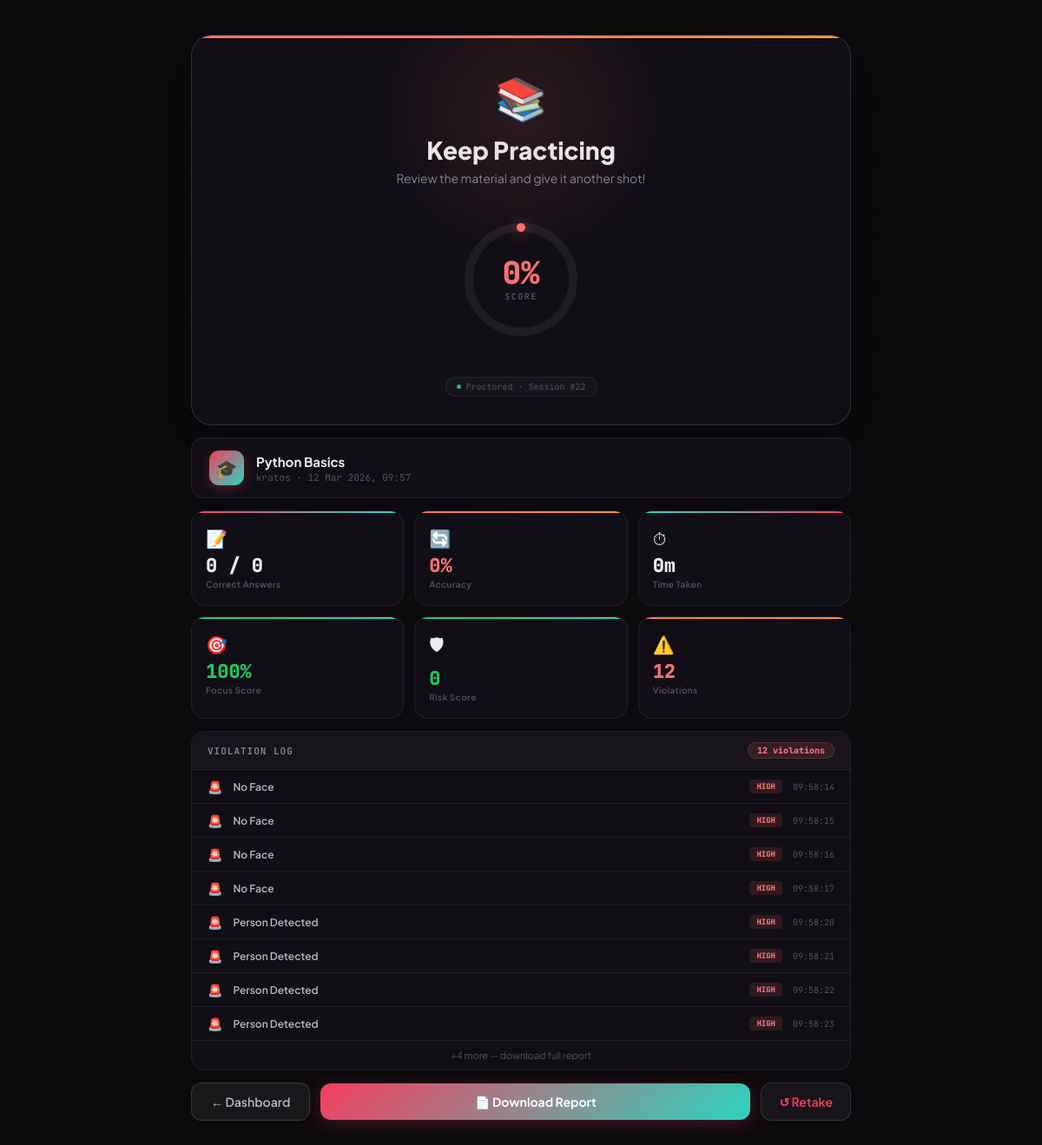
The app's page /exam/22/result (signed in) with its own data.
### tables this page shows
CREATE TABLE exam_sessions (
	id INTEGER NOT NULL, 
	user_id INTEGER NOT NULL, 
	exam_name VARCHAR(200) NOT NULL, 
	start_time DATETIME, 
	end_time DATETIME, 
	status VARCHAR(20), 
	final_risk_score FLOAT, 
	total_violations INTEGER, score INTEGER DEFAULT 0, total_questions INTEGER DEFAULT 0, exam_type VARCHAR(20) DEFAULT 'mcq', 
	PRIMARY KEY (id), 
	FOREIGN KEY(user_id) REFERENCES users (id)
);

CREATE TABLE users (
	id INTEGER NOT NULL, 
	username VARCHAR(80) NOT NULL, 
	email VARCHAR(120) NOT NULL, 
	password VARCHAR(200) NOT NULL, 
	role VARCHAR(20), 
	created_at DATETIME, 
	PRIMARY KEY (id), 
	UNIQUE (username), 
	UNIQUE (email)
);

CREATE TABLE violations (
	id INTEGER NOT NULL, 
	session_id INTEGER NOT NULL, 
	violation_type VARCHAR(100) NOT NULL, 
	severity VARCHAR(20), 
	timestamp DATETIME, 
	screenshot_path VARCHAR(300), 
	details TEXT, 
	PRIMARY KEY (id), 
	FOREIGN KEY(session_id) REFERENCES exam_sessions (id)
);

### app.py (the view)
@app.route('/exam/<int:session_id>/result')
@login_required
def exam_result(session_id):
    exam_session = ExamSession.query.get_or_404(session_id)
    violations = Violation.query.filter_by(session_id=session_id).all()
    answers = ExamAnswer.query.filter_by(session_id=session_id).all()
    correct = sum(1 for a in answers if a.is_correct)
    return render_template('result.html', session=exam_session,
                           violations=violations, score=correct, total=len(answers))

### app.py (called while the page is built)
@login_manager.user_loader
def load_user(user_id):
    return User.query.get(int(user_id))

### templates/result.html (shortened to what this page needs)
<!DOCTYPE html>
<html lang="en">
<head>
</head>
<body>
{% set final_score = ((score / total * 100)|round|int) if total > 0 else 0 %}
{% set risk        = session.final_risk_score or 0 %}
{% set focus       = [0, 100 - risk]|max %}
{% set total_viols = session.total_violations or violations|length %}
{% set duration    = ((session.end_time - session.start_time).seconds // 60) if session.end_time else 0 %}
{% if final_score >= 70 %}
  {% set tier = 'pass' %}
  {% set emoji = '🏆' %}
  {% set title = 'Excellent Work!' %}
  {% set subtitle = 'Outstanding performance — you crushed it!' %}
  {% set ring_color = '#22C55E' %}
{% elif final_score >= 40 %}
  {% set tier = 'mid' %}
  {% set emoji = '📊' %}
  {% set title = 'Good Effort!' %}
  {% set subtitle = 'Solid attempt — review and you\'ll do even better.' %}
  {% set ring_color = '#F59E0B' %}
{% else %}
  {% set tier = 'fail' %}
  {% set emoji = '📚' %}
  {% set title = 'Keep Practicing' %}
  {% set subtitle = 'Review the material and give it another shot!' %}
  {% set ring_color = '#F87171' %}
{% endif %}
{% set ring_len = 376.99 %}
<div class="page">
  <div class="result-card">
    <div class="hero {{ tier }}">
      <span class="result-emoji">{{ emoji }}</span>
      <div class="result-title">{{ title }}</div>
      <div class="result-sub">{{ subtitle }}</div>
      <div class="ring-wrap">
        <svg width="160" height="160" viewBox="0 0 160 160">
          <circle class="ring-bg" cx="80" cy="80" r="60" fill="none" stroke-width="10"/>
          <circle class="ring-fill" id="ring-fill" cx="80" cy="80" r="60" fill="none"
            stroke="{{ ring_color }}" stroke-width="10"
            stroke-dasharray="0 {{ ring_len }}"
            stroke-linecap="round"
            style="filter:drop-shadow(0 0 8px {{ ring_color }}88)"/>
        </svg>
        <div class="ring-inner">
          <div class="ring-pct" id="ring-pct" style="color:{{ ring_color }}">0%</div>
          <div class="ring-lbl">SCORE</div>
        </div>
      </div>
      <div class="proctor-tag">
        <div class="pt-dot" style="background:{% if risk < 30 %}var(--green){% elif risk < 60 %}var(--amber){% else %}var(--red){% endif %}"></div>
        Proctored · Session #{{ session.id }}
      </div>
    </div>
    <div class="subject-banner">
      <div class="sb-icon">🎓</div>
      <div>
        <div class="sb-name">{{ session.exam_name }}</div>
        <div class="sb-session">{{ current_user.username }} · {{ session.start_time.strftime('%d %b %Y, %H:%M') if session.start_time else '—' }}</div>
      </div>
    </div>
    <div class="stats-grid">
      <div class="stat-card blue d1">
        <div class="stat-icon">📝</div>
        <div class="stat-val">{{ score }} / {{ total }}</div>
        <div class="stat-lbl">Correct Answers</div>
      </div>
      <div class="stat-card {% if final_score >= 70 %}green{% elif final_score >= 40 %}amber{% else %}red{% endif %} d2">
        <div class="stat-icon">{% if final_score >= 70 %}🏅{% elif final_score >= 40 %}📈{% else %}🔄{% endif %}</div>
        <div class="stat-val" style="color:{{ ring_color }}">{{ final_score }}%</div>
        <div class="stat-lbl">Accuracy</div>
      </div>
      <div class="stat-card cyan d3">
        <div class="stat-icon">⏱</div>
        <div class="stat-val">{{ duration }}m</div>
        <div class="stat-lbl">Time Taken</div>
      </div>
      <div class="stat-card {% if focus >= 70 %}green{% else %}amber{% endif %} d4">
        <div class="stat-icon">🎯</div>
        <div class="stat-val" style="color:{% if focus >= 70 %}var(--green){% else %}var(--amber){% endif %}">{{ focus|round(1) }}%</div>
        <div class="stat-lbl">Focus Score</div>
      </div>
      <div class="stat-card {% if risk < 30 %}green{% elif risk < 60 %}amber{% else %}red{% endif %} d5">
        <div class="stat-icon">🛡</div>
        <div class="stat-val" style="color:{% if risk < 30 %}var(--green){% elif risk < 60 %}var(--amber){% else %}var(--red){% endif %}">{{ risk|round(1) }}</div>
        <div class="stat-lbl">Risk Score</div>
      </div>
      <div class="stat-card {% if total_viols == 0 %}teal{% else %}red{% endif %} d6">
        <div class="stat-icon">{% if total_viols == 0 %}✅{% else %}⚠️{% endif %}</div>
        <div class="stat-val" style="color:{% if total_viols == 0 %}var(--green){% else %}var(--red){% endif %}">{{ total_viols }}</div>
        <div class="stat-lbl">Violations</div>
      </div>
    </div>
    <div class="viols-section">
      <div class="viols-hdr">
        <span class="viols-title">VIOLATION LOG</span>
        <span class="viols-count-pill {% if violations|length == 0 %}clean{% endif %}">
          {{ violations|length }} {{ 'violation' if violations|length == 1 else 'violations' }}
        </span>
      </div>
      {% if violations %}
        {% for v in violations[:8] %}
        <div class="viol-row">
          <span class="vr-icon">{% if v.severity == 'high' %}🚨{% elif v.severity == 'medium' %}⚠️{% else %}ℹ️{% endif %}</span>
          <span class="vr-type">{{ v.violation_type | replace('_', ' ') | title }}</span>
          <span class="vr-badge {{ v.severity }}">{{ v.severity | upper }}</span>
          <span class="vr-time">{{ v.timestamp.strftime('%H:%M:%S') if v.timestamp else '—' }}</span>
        </div>
        {% endfor %}
        {% if violations|length > 8 %}
        <div class="viol-row" style="justify-content:center;color:var(--t4);font-size:11px;">
          +{{ violations|length - 8 }} more — download full report
        </div>
        {% endif %}
      {% else %}
        <div class="viols-empty">
          <span class="viols-empty-icon">✅</span>
          <span class="viols-empty-txt">No violations recorded — clean session!</span>
        </div>
      {% endif %}
    </div>
    <div class="actions">
      <a href="/dashboard" class="btn-dashboard">← Dashboard</a>
      <a href="/report/{{ session.id }}" class="btn-report">📄 Download Report</a>
      <a href="/exam/start/{{ session.exam_name }}" class="btn-retake">↺ Retake</a>
    </div>
  </div>
</div>
</body>
</html>

### records on screen
exam_sessions: exam_name "Python Basics"
users: username "kratos"
violations: violation_type "No Face", severity "HIGH", timestamp "09:58:14"
violations: violation_type "No Face", severity "HIGH", timestamp "09:58:15"
violations: violation_type "No Face", severity "HIGH", timestamp "09:58:16"
violations: violation_type "No Face", severity "HIGH", timestamp "09:58:17"
violations: violation_type "Person Detected", severity "HIGH", timestamp "09:58:20"
violations: violation_type "Person Detected", severity "HIGH", timestamp "09:58:21"
violations: violation_type "Person Detected", severity "HIGH", timestamp "09:58:22"
violations: violation_type "Person Detected", severity "HIGH", timestamp "09:58:23"

### other values on screen
{{ emoji }} "📚"
{{ title }} "Keep Practicing"
{{ subtitle }} "Review the material and give it another shot!"
{{ session.id }} "22"
{{ score }} "0"
{{ total }} "0"
{{ final_score }} "0"
{{ duration }} "0"
{{ focus|round(1) }} "100"
{{ risk|round(1) }} "0"
{{ total_viols }} "12"
{{ violations|length }} "12"
{{ 'violation' if violations|length == 1 else 'violations' }} "violations"
{{ violations|length - 8 }} "4"
